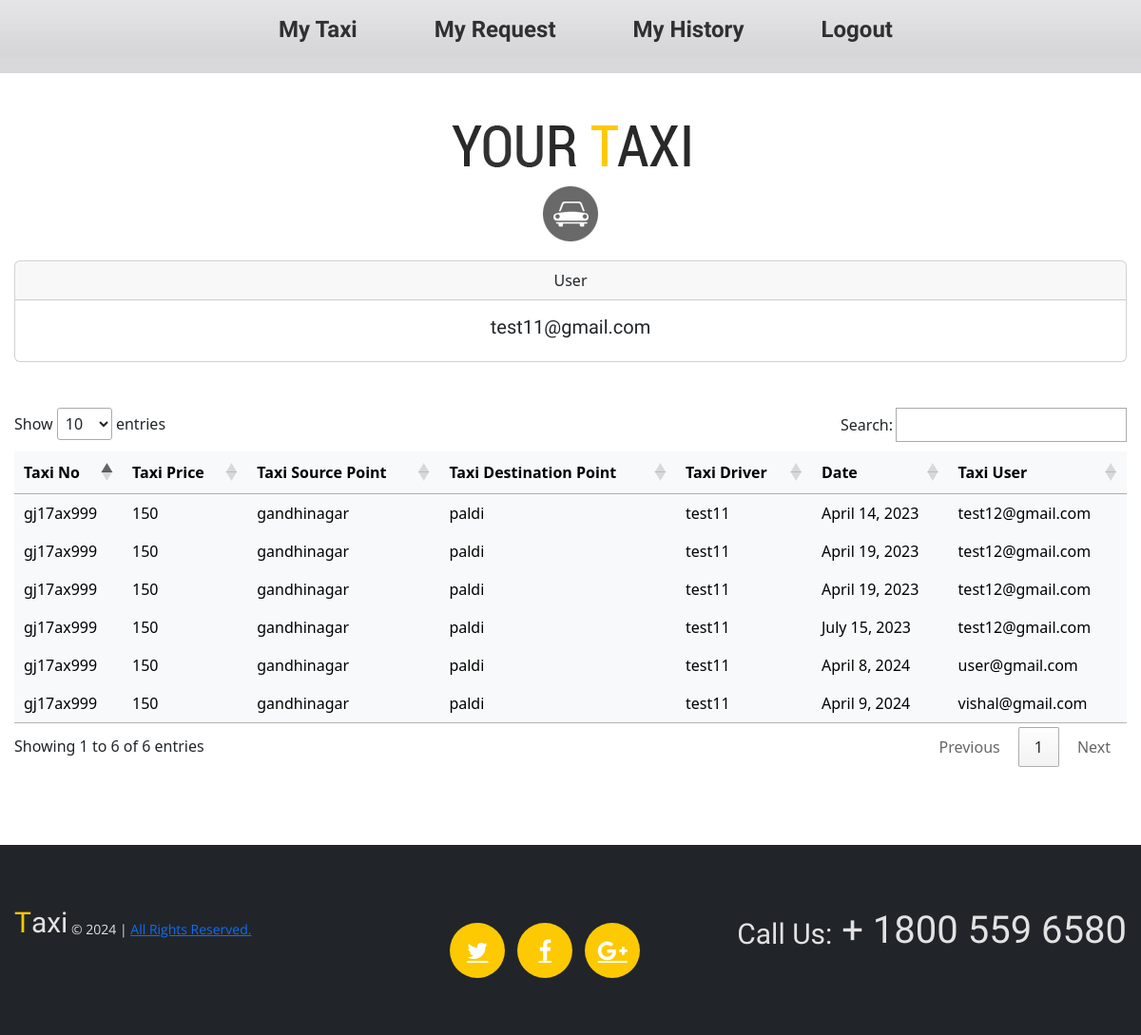
The page /history/ (signed in) on the database its author committed.
### app1/models.py (models this page shows, shortened)
class DriverRegisteration(models.Model):
    name=models.CharField(max_length=30,null=True)
    mobile=models.CharField(max_length=30,null=True)
    email=models.EmailField()
    password=models.CharField(max_length=30,null=True)
    badge_number=models.CharField(max_length=20,unique=True,null=True)

class TaxiDetailsHistory(models.Model):
    driver=models.ForeignKey(DriverRegisteration,on_delete=models.CASCADE)
    taxi=models.ForeignKey(TaxiDetails,on_delete=models.CASCADE)
    user=models.ForeignKey(Registeration,on_delete=models.CASCADE)
    booked=models.DateField(auto_now_add=True)

class TaxiDetails(models.Model):
    taxi_no=models.CharField(max_length=15,null=True)
    driver=models.ForeignKey(DriverRegisteration,on_delete=models.CASCADE)
    source=models.CharField(max_length=40,null=True)
    destination=models.CharField(max_length=40,null=True)
    price=models.IntegerField(null=True)
    is_booked=models.BooleanField(default=False)
    is_accepted=models.BooleanField(default=False)

class Registeration(models.Model):
    name=models.CharField(max_length=30,null=True)
    mobile=models.CharField(max_length=30,null=True)
    email=models.EmailField()
    password=models.CharField(max_length=30,null=True)
    city=models.CharField(max_length=40,null=True)
    country=models.CharField(max_length=40,null=True)
    pincode=models.CharField(max_length=30,null=True)
    def __str__(self) -> str:
        return self.email

### app1/views.py (the view)
# urls.py: path('history/',history,name='history'),
def history(request):
    if 'email' in request.session.keys():
        driver=DriverRegisteration.objects.get(email=request.session['email'])
        taxi=TaxiDetailsHistory.objects.filter(driver=driver)
        return render(request,'history.html',{'model':taxi,'user':driver})
    else:
        return redirect('driversignin')

### app1/templates/history.html (shortened to what this page needs)
{% extends 'driver_base.html' %}
{% load static %}
{% block body %}
    <link
      rel="stylesheet"
      href="https://cdnjs.cloudflare.com/ajax/libs/font-awesome/4.7.0/css/font-awesome.min.css" />
    <link
      rel="stylesheet"
      href="https://cdn.datatables.net/1.13.1/css/jquery.dataTables.min.css" />
    <div class="content">
				<div class="container_12">
					<div class="grid_12">
                    {% if 'email' in request.session %}
                      <div class="card text-center">
                        <div class="card-header">User</div>
                        <div class="card-body">
                        <h5 class="card-title">
                            {{request.session.email }}
                        </h5>
                        </div>
                        {% else %}
                          <div></div>
                        {% endif %}
                      </div>
                      <div class="mt-5">
                        <table style="padding-top:10px;" class="table table-light table-hover table-borderless" id="myTable">
                            <thead>
                              <tr>
                                <th>Taxi No</th>
                                <th>Taxi Price</th>
                                <th>Taxi Source Point</th>
                                <th>Taxi Destination Point</th>
                                <th>Taxi Driver</th>
                                <th>Date</th>
                                <th>Taxi User</th>
                              </tr>
                            </thead>
                            <tbody class="table-group-divider">
                              {% for i in model %}
                              <tr>
                                <td>{{ i.taxi.taxi_no }}</td>
                                <td>{{ i.taxi.price }}</td>
                                <td>{{ i.taxi.source }}</td>
                                <td>{{ i.taxi.destination }}</td>
                                <td>{{ i.taxi.driver.name }}</td>
                                <td>{{ i.booked }}</td>
                                <td>{{ i.user }}</td>
                              </tr>
                              {% endfor %}
                            </tbody>
                          </table>
                      </div>
    </div>
    </div>
    </div>
{% endblock %}

### app1/static/css/style.css (style rules this page uses)
html { width: 100%; }
* { -webkit-text-size-adjust: none; }
body { position: relative; background-color: #4a4a4a; color: #878787; font: 14px/20px 'Open Sans', sans-serif; }
h1, h2, h3, h4, h5, h6 { font-weight: normal; color: #3e454c; font-family: 'Roboto Condensed', sans-serif; }
.content { padding-bottom: 113px; }
.page1 .content { padding-bottom: 82px; }

### app1/static/css/grid.css (style rules this page uses)
body { min-width: 1200px; }
.container_12 { margin-left: auto; margin-right: auto; width: 1200px; }
.grid_1, .grid_2, .grid_3, .grid_4, .grid_5, .grid_6, .grid_7, .grid_8, .grid_9, .grid_10, .grid_11, .grid_12 { display:inline; float: left; position: relative; margin-left: 15px; margin-right: 15px; }
.container_12 .grid_12 { width:1170px; }

### rows shown on the page
DriverRegisteration: session.email "test11@gmail.com"
TaxiDetailsHistory: taxi.taxi_no "gj17ax999", taxi.price "150", taxi.source "gandhinagar", taxi.destination "paldi", taxi.driver.name "test11", booked "April 14, 2023", user "test12@gmail.com"
TaxiDetailsHistory: taxi.taxi_no "gj17ax999", taxi.price "150", taxi.source "gandhinagar", taxi.destination "paldi", taxi.driver.name "test11", booked "April 19, 2023", user "test12@gmail.com"
TaxiDetailsHistory: taxi.taxi_no "gj17ax999", taxi.price "150", taxi.source "gandhinagar", taxi.destination "paldi", taxi.driver.name "test11", booked "April 19, 2023", user "test12@gmail.com"
TaxiDetailsHistory: taxi.taxi_no "gj17ax999", taxi.price "150", taxi.source "gandhinagar", taxi.destination "paldi", taxi.driver.name "test11", booked "July 15, 2023", user "test12@gmail.com"
TaxiDetailsHistory: taxi.taxi_no "gj17ax999", taxi.price "150", taxi.source "gandhinagar", taxi.destination "paldi", taxi.driver.name "test11", booked "April 8, 2024", user "user@gmail.com"
TaxiDetailsHistory: taxi.taxi_no "gj17ax999", taxi.price "150", taxi.source "gandhinagar", taxi.destination "paldi", taxi.driver.name "test11", booked "April 9, 2024", user "vishal@gmail.com"
